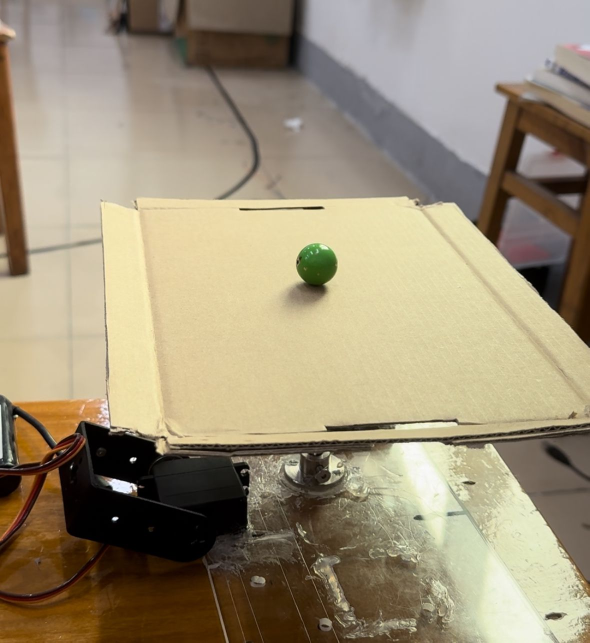
#> input picture show.jpg, 1179 x 1285 px, given in place of the camera (shown at 1/2 size)
$ python contourDetect.py
#> lines starting #> are read from the running program, lines starting #| are printed output that depends on the picture; after the words box and inside, x2 and y2 are one past the last pixel; in counts of white or black regions, pixels touching at a corner belong together
# 轮廓提取
import cv2

def ToBinray():
    """
    转二进制图像
    """
    global imgray, binary
    # 1、灰度图
    imgray = cv2.cvtColor(img, cv2.COLOR_BGR2GRAY)
    # cv2.imshow('imgray', imgray)

    # 2、二进制图像
    ret, binary = cv2.threshold(imgray, 80, 255, 0)
    cv2.imshow('binary', binary)

# 提取轮廓
def GetGontours():
    """
    检测小球的位置返回(x, y), 如果没有找到返回(-1, -1)
    """
    contours, _ = cv2.findContours(binary, cv2.RETR_TREE, cv2.CHAIN_APPROX_NONE)
    # 获取轮廓面积
    for i in contours:
        area = cv2.contourArea(i)
        # 筛选轮廓面积
        if area < 800 or area > 2000: continue
        x, y, w, h = cv2.boundingRect(i)
        if w - 10 < h < w + 10:
            # print("轮廓面积：", area)
            cv2.rectangle(img,  (x, y + h), (x + w, y), (0, 0, 255))
            # 画出中心点
            cv2.circle(img, (x + w // 2, y + h // 2), 1, (0, 0, 255), 2)
            cv2.putText(img, f'org:({x + w//2}, {y + h//2})', (10, 30), cv2.FONT_HERSHEY_SIMPLEX, 0.5, (0, 0, 255), 1)
            return x + w // 2, y + h // 2
    return -1, -1

    # 打开摄像头
cap = cv2.VideoCapture(0)
# 检查摄像头是否成功打开
if not cap.isOpened():
    print("Error: Could not open camera.")
    exit()

while True:
    # 读取视频帧
    ret, img = cap.read()
#> img is the input picture: shape (1285, 1179, 3); mean B, G, R 119.5, 144.2, 156.5
    # 检查是否成功读取帧
    if not ret:
        print("Error: Could not read frame.")
        break

    img = img[100:-25, 100:-80]
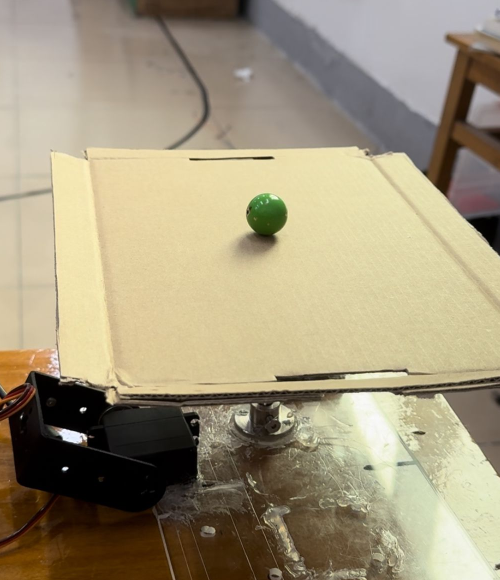
#> img: shape (1160, 999, 3) (shown at 1/2 size); mean B, G, R 124.1, 150.7, 161.8

    ToBinray()
#> in ToBinray, `imgray = cv2.cvtColor(img, cv2.COLOR_BGR2GRAY)`:
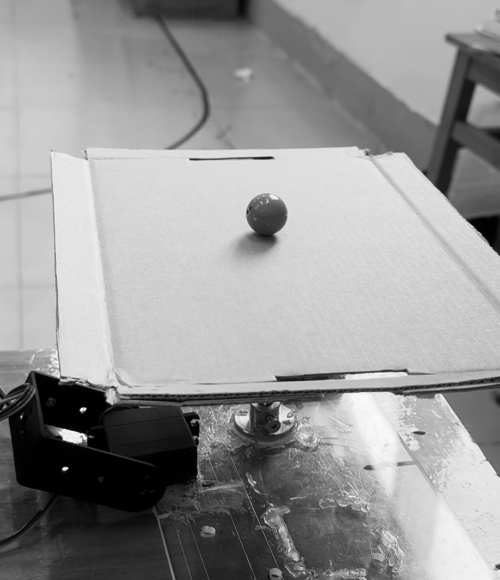
#> imgray: shape (1160, 999) (shown at 1/2 size); min 0, max 255, mean 151
#> in ToBinray, `ret, binary = cv2.threshold(imgray, 80, 255, 0)`:
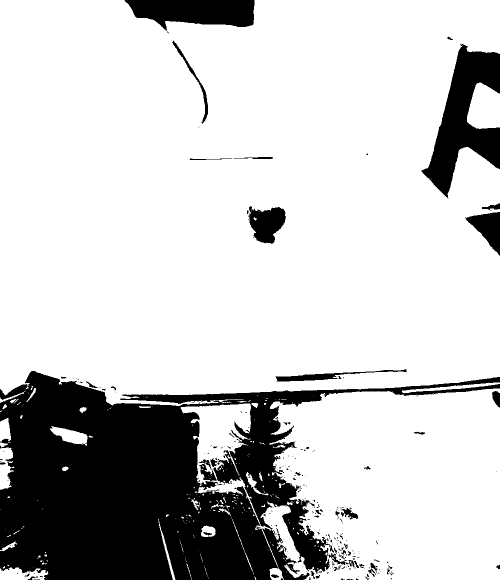
#> binary: shape (1160, 999) (shown at 1/2 size); 78.7% white; 267 black regions (211 under 20 px)
    org_x, org_y = GetGontours()
#> in GetGontours, `contours, _ = cv2.findContours(binary, cv2.RETR_TREE, cv2.CHAIN_APPROX..`: contours = 589 contours, 500 with area under 20; largest, box (x1, y1, x2, y2) and area: (0, 0, 999, 812) 735034, (521, 777, 999, 1160) 153580, (361, 807, 568, 1160) 13694, (934, 165, 999, 258) 4656, (496, 411, 573, 489) 3942
#> the loop in GetGontours, `for i in contours:` made 589 passes
#> area on passes 19, 53: 38, 25.5
    print(org_x, org_y) # 检测到小球的位置

    width = cap.get(cv2.CAP_PROP_FRAME_WIDTH)
#> width = 1179
    height = cap.get(cv2.CAP_PROP_FRAME_HEIGHT)
#> height = 1285

    # 显示当前帧
    cv2.imshow('Camera', img)

    # 按下Esc键退出循环
    if cv2.waitKey(1) == 27:
#> (key Esc is pressed here)
        break
# 释放摄像头并关闭窗口
cap.release()
cv2.destroyAllWindows()
